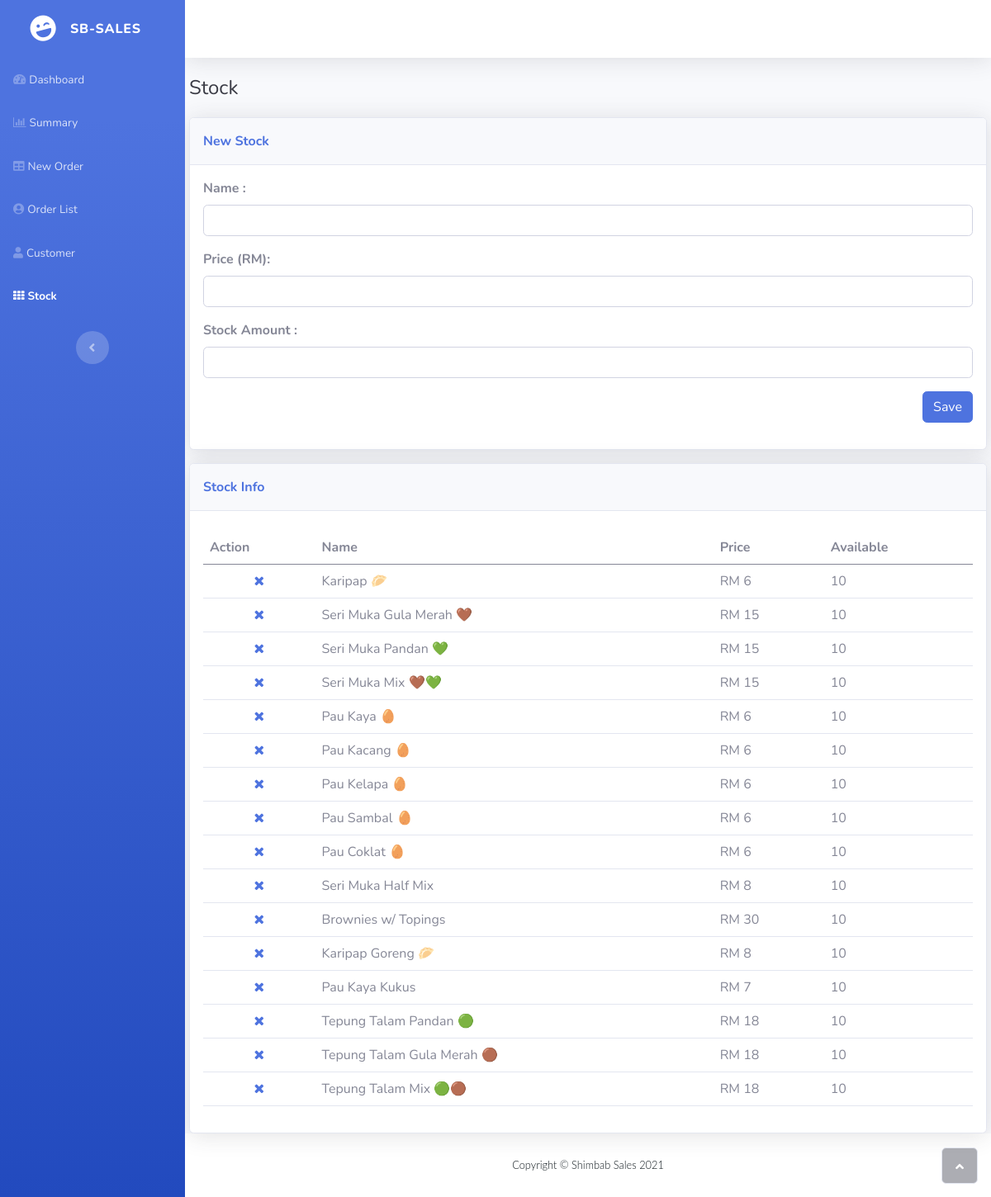
The app's page /stock with its own data.
### tables this page shows
CREATE TABLE "Stock" (
	"StockID"	INTEGER NOT NULL UNIQUE,
	"StockName"	TEXT NOT NULL UNIQUE,
	"StockPrice"	INTEGER NOT NULL,
	"StockAmount"	INTEGER NOT NULL,
	PRIMARY KEY("StockID" AUTOINCREMENT)
);

### server.py (the view)
@app.route('/stock')
def stock():
    all_stock = database_handler.get_all_stock()
    return render_template('stock.html', all_stock = all_stock)

### database_handler.py (called while the page is built)
def get_all_stock():
    stock_list = []
    for row in c.execute('SELECT Stock.StockID , Stock.StockName, Stock.StockPrice, Stock.StockAmount FROM Stock'):
        stock_list.append( {'StockID': row[0], 'StockName': row[1], 'StockPrice': row[2], 'StockAmount': row[3]} )
    return stock_list

### templates/stock.html (shortened to what this page needs)
{% extends "base.html" %}
{% set active_page = "Stock" %}
{% block content %}
<div class="container-fluid" style="padding-right: 5px;padding-left: 5px;">
    <h3 class="text-dark mb-4">Stock</h3>
    <div class="card shadow mb-3">
        <div class="card-header py-3">
            <p class="text-primary m-0 fw-bold">New Stock</p>
        </div>
        <div class="card-body">
            <form method="POST" action="/stock/add_stock">
                <div class="row">
                    <div class="col">
                        <div class="mb-3"><label class="form-label" for="username"><strong>Name :</strong></label><input name="StockName" class="form-control" type="text" required></div>
                    </div>
                </div>
                <div class="row">
                    <div class="col">
                        <div class="mb-3"><label class="form-label" for="first_name"><strong>Price (RM):</strong></label><input name="StockPrice" class="form-control" type="number" inputmode="decimal" step="0.01" required></div>
                    </div>
                </div>
                <div class="row">
                    <div class="col">
                        <div class="mb-3"><label class="form-label" for="first_name"><strong>Stock Amount :</strong></label><input name="StockAmount" class="form-control" type="number" pattern="\d*" required></div>
                    </div>
                </div>
                <div class="text-end mb-3"><button class="btn btn-primary" type="submit">Save</button></div>
            </form>
        </div>
    </div>
    <div class="card shadow">
        <div class="card-header py-3">
            <p class="text-primary m-0 fw-bold">Stock Info</p>
        </div>
        <div class="card-body">
            <div class="table-responsive table mt-2" id="dataTable-1" role="grid" aria-describedby="dataTable_info">
                <table class="table my-0" id="dataTable">
                    <thead>
                        <tr>
                            <th>Action</th>
                            <th>Name</th>
                            <th>Price</th>
                            <th>Available</th>
                        </tr>
                    </thead>
                    <tbody>
                        {% for stock in all_stock %}
                        <tr>
                            <td class="text-center"><a href="" data-bs-toggle="modal" data-bs-target="#modal-1" onclick="updateModal(this)" name = "{{stock.StockID}}"><i class="fa fa-remove"></i></a></td>
                            <td>{{stock.StockName}}</td>
                            <td>RM {{stock.StockPrice}}</td>
                            <td>{{stock.StockAmount}}</td>
                        </tr>
                        {% endfor %}
                    </tbody>
                </table>
            </div>
        </div>
    </div>
</div>
{% endblock %}

### static/assets/sb-admin.css (style rules this page uses)
* { box-sizing: border-box; }

### static/assets/calendar.css (style rules this page uses)
a { text-decoration: none; }
h3 { font-size: 1.5em; line-height: 1em; margin: .33em 0; }
table { border-collapse: collapse; border-spacing: 0; }

### records on screen
Stock: StockName "Karipap 🥟", StockPrice "6", StockAmount "10"
Stock: StockName "Seri Muka Gula Merah 🤎", StockPrice "15", StockAmount "10"
Stock: StockName "Seri Muka Pandan 💚", StockPrice "15", StockAmount "10"
Stock: StockName "Seri Muka Mix 🤎💚", StockPrice "15", StockAmount "10"
Stock: StockName "Pau Kaya 🥚", StockPrice "6", StockAmount "10"
Stock: StockName "Pau Kacang 🥚", StockPrice "6", StockAmount "10"
Stock: StockName "Pau Kelapa 🥚", StockPrice "6", StockAmount "10"
Stock: StockName "Pau Sambal 🥚", StockPrice "6", StockAmount "10"
Stock: StockName "Pau Coklat 🥚", StockPrice "6", StockAmount "10"
Stock: StockName "Seri Muka Half Mix", StockPrice "8", StockAmount "10"
Stock: StockName "Brownies w/ Topings", StockPrice "30", StockAmount "10"
Stock: StockName "Karipap Goreng 🥟", StockPrice "8", StockAmount "10"
Stock: StockName "Pau Kaya Kukus", StockPrice "7", StockAmount "10"
Stock: StockName "Tepung Talam Pandan 🟢", StockPrice "18", StockAmount "10"
Stock: StockName "Tepung Talam Gula Merah 🟤", StockPrice "18", StockAmount "10"
Stock: StockName "Tepung Talam Mix 🟢🟤", StockPrice "18", StockAmount "10"
